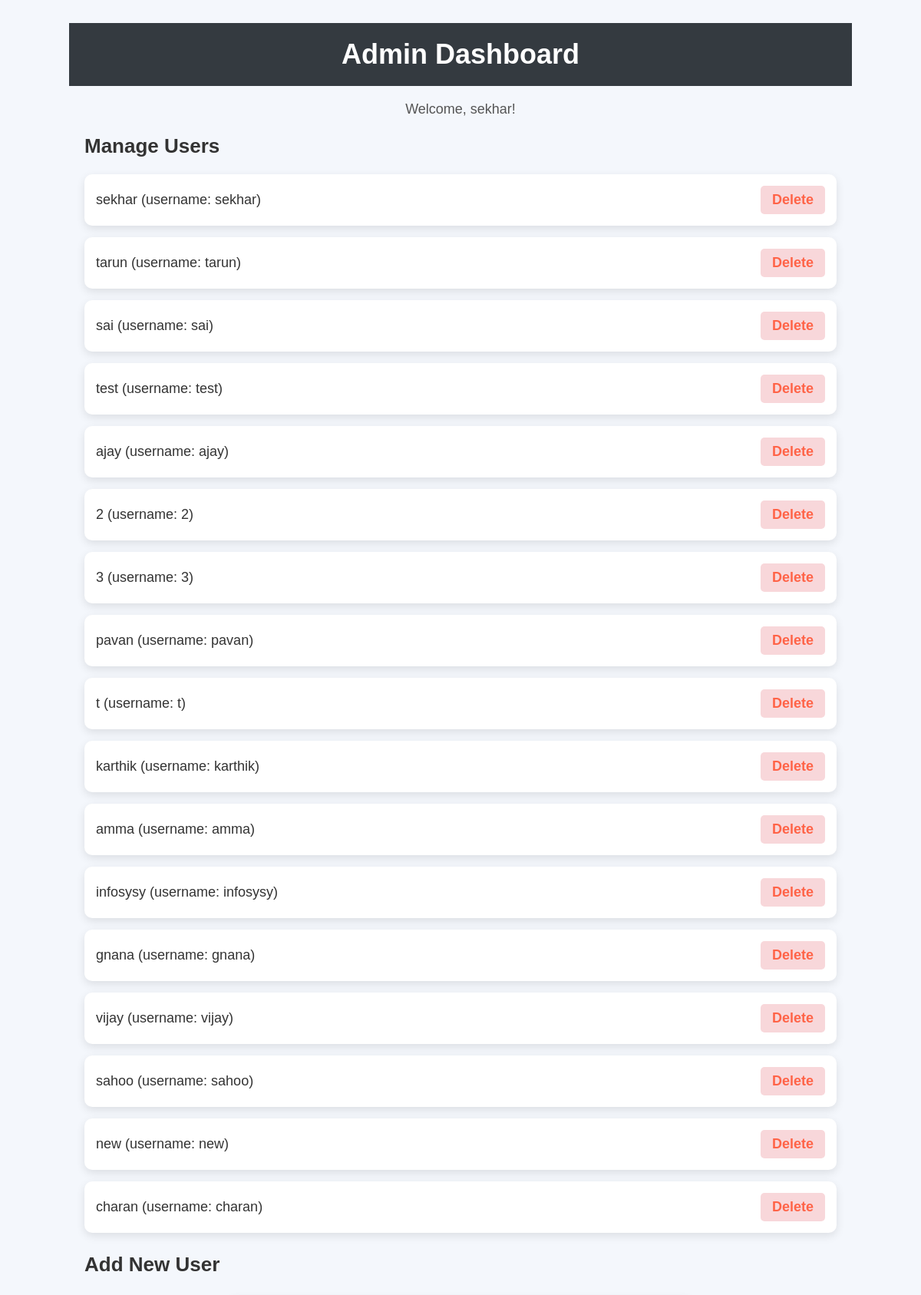
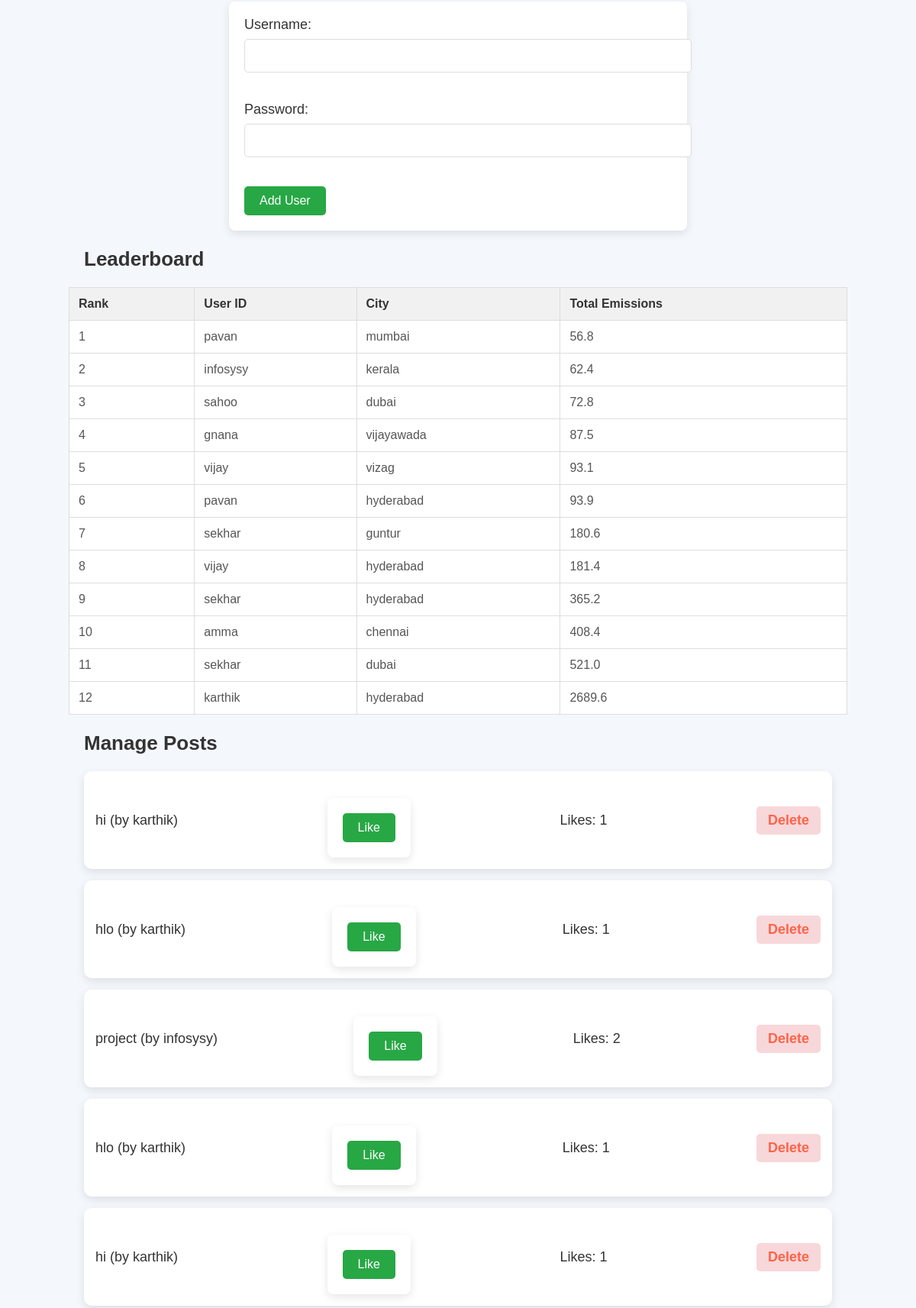
Page /admin (signed in, upper part) on the committed database (2 pictures, top to bottom).
### tables this page shows
CREATE TABLE infosys(username NOT NULL,password INT, is_admin INTEGER DEFAULT 0);

CREATE TABLE carbon_tracker(
    id INTEGER PRIMARY KEY AUTOINCREMENT,
    user_id INTEGER NOT NULL,
    transport_distance REAL,
    mode_of_transport TEXT,
    previous_month_usage REAL,
    todays_usage REAL,
    dry_waste REAL,
    wet_waste REAL,
    created_at DATETIME DEFAULT CURRENT_TIMESTAMP, city varchar(200),
    FOREIGN KEY (user_id) REFERENCES infosys (id)
);

CREATE TABLE community_posts (
    id INTEGER PRIMARY KEY AUTOINCREMENT,
    title TEXT NOT NULL,
    username TEXT NOT NULL,
    likes INTEGER DEFAULT 0,
    created_at TIMESTAMP DEFAULT CURRENT_TIMESTAMP
);

### app.py (the view, shortened to what this page needs)
@app.route('/admin', methods=['GET', 'POST'])
@app.route('/admin', methods=['GET', 'POST'])
def admin():
    if 'username' not in session:
        return redirect('/login')  # Redirect to login if the user is not logged in
    username = session.get('username')
    cursor.execute("SELECT is_admin FROM infosys WHERE username=?", (username,))
    user = cursor.fetchone()
    if user and user[0] == 1:  # Check if the user is an admin
        cursor.execute("SELECT * FROM infosys")
        users = cursor.fetchall()
        cursor.execute("""
            SELECT community_posts.id, community_posts.title, infosys.username,community_posts.likes
            FROM community_posts
            JOIN infosys ON community_posts.username = infosys.username
        """)
        posts = cursor.fetchall()
        cursor.execute("SELECT * FROM comments")
        comments = cursor.fetchall()
        cursor.execute("""
            SELECT user_id, city,
                   SUM(transport_distance * 0.2) +
                   SUM(previous_month_usage * 0.4) +
                   SUM(todays_usage * 0.3) +
                   SUM((dry_waste * 0.1) + (wet_waste * 0.1)) AS total_emissions
            FROM carbon_tracker
            GROUP BY user_id, city
            ORDER BY total_emissions ASC
        """)
        leaderboard_data = cursor.fetchall()
        leaderboard = [
            {"user_id": row[0], "city": row[1], "total_emissions": round(row[2], 2), "rank": index + 1}
            for index, row in enumerate(leaderboard_data)
        ]
        return render_template('admin.html', users=users, posts=posts, comments=comments,leaderboard=leaderboard)
    else:
        return redirect('/index')  # If not an admin, redirect to the user dashboard

### templates/admin.html (shortened to what this page needs)
<!DOCTYPE html>
<html lang="en">
<head>
</head>
<body>
    <div class="container">
        <h1>Admin Dashboard</h1>
        <p>Welcome, {{ session['username'] }}!</p>
        <h2>Manage Users</h2>
        <ul>
            {% for user in users %}
                <li>
                    {{ user[0] }} (username: {{ user[0] }})
                    <a href="{{ url_for('delete_user', user_id=user[0]) }}">Delete</a>
                </li>
            {% endfor %}
        </ul>
        <h3>Add New User</h3>
        <div class="form-container">
            <form method="POST">
                <label for="username">Username:</label>
                <input type="text" id="username" name="username" required><br><br>
                <label for="password">Password:</label>
                <input type="password" id="password" name="password" required><br><br>
                <button type="submit">Add User</button>
            </form>
        </div>
        <h2>Leaderboard</h2>
        <table>
            <thead>
                <tr>
                    <th>Rank</th>
                    <th>User ID</th>
                    <th>City</th>
                    <th>Total Emissions</th>
                </tr>
            </thead>
            <tbody>
                {% for entry in leaderboard %}
                <tr>
                    <td>{{ entry.rank }}</td>
                    <td>{{ entry.user_id }}</td>
                    <td>{{ entry.city }}</td>
                    <td>{{ entry.total_emissions }}</td>
                </tr>
                {% endfor %}
            </tbody>
        </table>
        <h2>Manage Posts</h2>
<ul>
    {% for post in posts %}
        <li>
            {{ post[1] }} (by {{ post[2] }})
            <form action="{{ url_for('like_post', post_id=post[0]) }}" method="POST" style="display:inline;">
                <button type="submit">Like</button>
            </form>
            <span>Likes: {{ post[3] }}</span>
            <a href="{{ url_for('delete_post', post_id=post[0]) }}">Delete</a>
        </li>
    {% endfor %}
</ul>
    </div>
</body>
</html>

### templates/admin.html (style rules this page uses)
body { font-family: 'Arial', sans-serif; background-color: #f4f7fc; margin: 0; padding: 0; color: #333; }
h1 { text-align: center; color: #fff; background-color: #343a40; margin: 0; padding: 20px 0; font-size: 36px; }
p { text-align: center; font-size: 18px; color: #555; margin: 20px 0; }
h2, h3 { color: #333; font-size: 26px; margin-left: 20px; font-weight: bold; }
ul { list-style-type: none; padding: 0; margin: 20px; }
li { background-color: #fff; padding: 15px; margin-bottom: 15px; border-radius: 10px; box-shadow: 0 4px 12px rgba(0, 0, 0, 0.1); display: flex; justify-content: space-between; align-items: center; font-size: 18px; transition: transform 0.3s, box-shadow 0.3s; }
a { text-decoration: none; color: #ff6347; font-weight: bold; background-color: #f8d7da; padding: 8px 15px; border-radius: 5px; transition: background-color 0.3s, color 0.3s; }
.container { width: 85%; max-width: 1200px; margin: 30px auto; }
form { background-color: #fff; padding: 20px; border-radius: 8px; box-shadow: 0 4px 12px rgba(0, 0, 0, 0.1); margin-top: 20px; }
label { font-size: 18px; color: #333; }
input[type="text"], input[type="password"] { width: 100%; padding: 12px; margin-top: 8px; margin-bottom: 20px; border-radius: 5px; border: 1px solid #ddd; font-size: 16px; color: #555; transition: border 0.3s; }
button { background-color: #28a745; color: white; padding: 10px 20px; font-size: 16px; border: none; border-radius: 5px; cursor: pointer; transition: background-color 0.3s; }
.form-container { max-width: 600px; margin: 0 auto; }
table { width: 100%; border-collapse: collapse; margin-top: 20px; }
table, th, td { border: 1px solid #ddd; text-align: left; }
th, td { padding: 12px; }
th { background-color: #f1f1f1; font-weight: bold; color: #333; }
td { background-color: #fff; color: #555; }

### rows in the picture
infosys: username "sekhar"
infosys: username "tarun"
infosys: username "sai"
infosys: username "test"
infosys: username "ajay"
infosys: username "2"
infosys: username "3"
infosys: username "pavan"
infosys: username "t"
infosys: username "karthik"
infosys: username "amma"
infosys: username "infosysy"
infosys: username "gnana"
infosys: username "vijay"
infosys: username "sahoo"
infosys: username "new"
infosys: username "charan"
carbon_tracker: rank "1", user_id "pavan", city "mumbai", total_emissions "56.8"
carbon_tracker: rank "2", user_id "infosysy", city "kerala", total_emissions "62.4"
carbon_tracker: rank "3", user_id "sahoo", city "dubai", total_emissions "72.8"
carbon_tracker: rank "4", user_id "gnana", city "vijayawada", total_emissions "87.5"
carbon_tracker: rank "5", user_id "vijay", city "vizag", total_emissions "93.1"
carbon_tracker: rank "6", user_id "pavan", city "hyderabad", total_emissions "93.9"
community_posts: title "hi", username "karthik", likes "1"
community_posts: title "hlo", username "karthik", likes "1"
community_posts: title "project", username "infosysy", likes "2"
community_posts: title "hlo", username "karthik", likes "1"
community_posts: title "hi", username "karthik", likes "1"

### other values in the picture
{{ session['username'] }} "sekhar"
{{ entry.rank }} "7" "8" "9" "10" "11" "12"
{{ entry.user_id }} "sekhar" "vijay" "sekhar" "amma" "sekhar" "karthik"
{{ entry.city }} "guntur" "hyderabad" "hyderabad" "chennai" "dubai" "hyderabad"
{{ entry.total_emissions }} "180.6" "181.4" "365.2" "408.4" "521.0" "2689.6"
